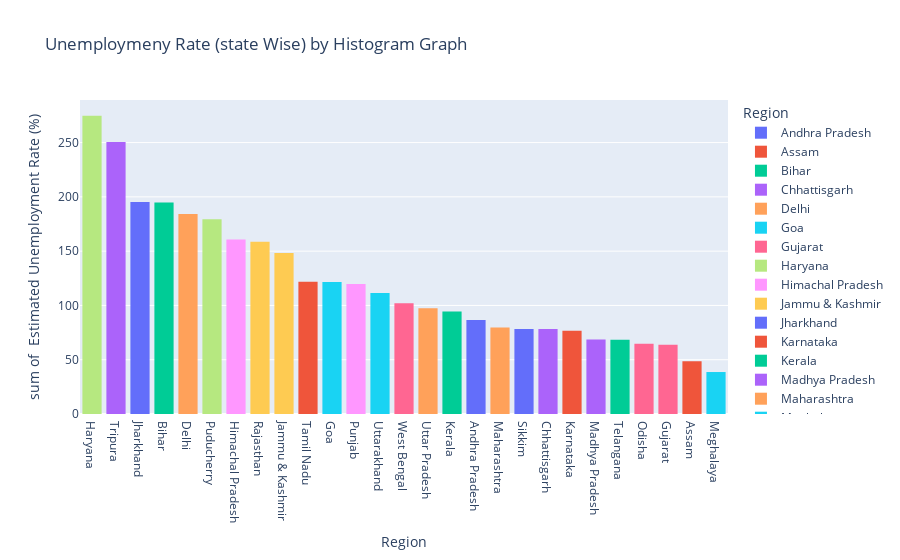

The code cell stored with this chart in its notebook:
### Code cell
fg = px.histogram(df,x='Region',y=' Estimated Unemployment Rate (%)',color='Region',
            title='Unemploymeny Rate (state Wise) by Histogram Graph',template='plotly')
fg.update_layout(xaxis={'categoryorder':'total descending'})
fg.show()

### Figure 1 — Plotly figure (JSON) as saved in the notebook; plotly's stock layout.template omitted (floating-point values rounded to 4 significant figures)
{"data": [{"alignmentgroup": "True", "bingroup": "x", "histfunc": "sum", "hovertemplate": "Region=%{x}<br>sum of  Estimated Unemployment Rate (%)=%{y}<extra></extra>", "legendgroup": "Andhra Pradesh", "marker": {"color": "#636efa", "pattern": {"shape": ""}}, "name": "Andhra Pradesh", "offsetgroup": "Andhra Pradesh", "orientation": "v", "showlegend": true, "type": "histogram", "x": ["Andhra Pradesh", "Andhra Pradesh", "Andhra Pradesh", "Andhra Pradesh", "Andhra Pradesh", "Andhra Pradesh", "Andhra Pradesh", "Andhra Pradesh", "Andhra Pradesh", "Andhra Pradesh"], "xaxis": "x", "y": [5.48, 5.83, 5.79, 20.51, 17.43, 3.31, 8.34, 6.96, 6.4, 6.59], "yaxis": "y"}, {"alignmentgroup": "True", "bingroup": "x", "histfunc": "sum", "hovertemplate": "Region=%{x}<br>sum of  Estimated Unemployment Rate (%)=%{y}<extra></extra>", "legendgroup": "Assam", "marker": {"color": "#EF553B", "pattern": {"shape": ""}}, "name": "Assam", "offsetgroup": "Assam", "orientation": "v", "showlegend": true, "type": "histogram", "x": ["Assam", "Assam", "Assam", "Assam", "Assam", "Assam", "Assam", "Assam", "Assam", "Assam"], "xaxis": "x", "y": [4.66, 4.41, 4.77, 11.06, 9.55, 0.6, 3.77, 5.53, 1.19, 3.02], "yaxis": "y"}, {"alignmentgroup": "True", "bingroup": "x", "histfunc": "sum", "hovertemplate": "Region=%{x}<br>sum of  Estimated Unemployment Rate (%)=%{y}<extra></extra>", "legendgroup": "Bihar", "marker": {"color": "#00cc96", "pattern": {"shape": ""}}, "name": "Bihar", "offsetgroup": "Bihar", "orientation": "v", "showlegend": true, "type": "histogram", "x": ["Bihar", "Bihar", "Bihar", "Bihar", "Bihar", "Bihar", "Bihar", "Bihar", "Bihar", "Bihar"], "xaxis": "x", "y": [10.61, 10.29, 15.43, 46.64, 45.96, 17.82, 12.79, 13.44, 11.91, 9.82], "yaxis": "y"}, {"alignmentgroup": "True", "bingroup": "x", "histfunc": "sum", "hovertemplate": "Region=%{x}<br>sum of  Estimated Unemployment Rate (%)=%{y}<extra></extra>", "legendgroup": "Chhattisgarh", "marker": {"color": "#ab63fa", "pattern": {"shape": ""}}, "name": "Chhattisgarh", "offsetgroup": "Chhattisgarh", "orientation": "v", "showlegend": true, "type": "histogram", "x": ["Chhattisgarh", "Chhattisgarh", "Chhattisgarh", "Chhattisgarh", "Chhattisgarh", "Chhattisgarh", "Chhattisgarh", "Chhattisgarh", "Chhattisgarh", "Chhattisgarh"], "xaxis": "x", "y": [9.65, 8.38, 7.54, 3.41, 10.5, 14.23, 10.27, 5.63, 1.96, 6.62], "yaxis": "y"}, {"alignmentgroup": "True", "bingroup": "x", "histfunc": "sum", "hovertemplate": "Region=%{x}<br>sum of  Estimated Unemployment Rate (%)=%{y}<extra></extra>", "legendgroup": "Delhi", "marker": {"color": "#FFA15A", "pattern": {"shape": ""}}, "name": "Delhi", "offsetgroup": "Delhi", "orientation": "v", "showlegend": true, "type": "histogram", "x": ["Delhi", "Delhi", "Delhi", "Delhi", "Delhi", "Delhi", "Delhi", "Delhi", "Delhi", "Delhi"], "xaxis": "x", "y": [22.23, 14.84, 17.04, 16.68, 42.27, 18.19, 20.3, 13.79, 12.53, 6.27], "yaxis": "y"}, {"alignmentgroup": "True", "bingroup": "x", "histfunc": "sum", "hovertemplate": "Region=%{x}<br>sum of  Estimated Unemployment Rate (%)=%{y}<extra></extra>", "legendgroup": "Goa", "marker": {"color": "#19d3f3", "pattern": {"shape": ""}}, "name": "Goa", "offsetgroup": "Goa", "orientation": "v", "showlegend": true, "type": "histogram", "x": ["Goa", "Goa", "Goa", "Goa", "Goa", "Goa", "Goa", "Goa", "Goa", "Goa"], "xaxis": "x", "y": [8.89, 2.81, 5.25, 13.31, 21.25, 9.96, 17.07, 16.21, 15.38, 11.54], "yaxis": "y"}, {"alignmentgroup": "True", "bingroup": "x", "histfunc": "sum", "hovertemplate": "Region=%{x}<br>sum of  Estimated Unemployment Rate (%)=%{y}<extra></extra>", "legendgroup": "Gujarat", "marker": {"color": "#FF6692", "pattern": {"shape": ""}}, "name": "Gujarat", "offsetgroup": "Gujarat", "orientation": "v", "showlegend": true, "type": "histogram", "x": ["Gujarat", "Gujarat", "Gujarat", "Gujarat", "Gujarat", "Gujarat", "Gujarat", "Gujarat", "Gujarat", "Gujarat"], "xaxis": "x", "y": [5.54, 6.38, 6.66, 18.71, 12.11, 3.2, 1.84, 1.87, 3.42, 4.03], "yaxis": "y"}, {"alignmentgroup": "True", "bingroup": "x", "histfunc": "sum", "hovertemplate": "Region=%{x}<br>sum of  Estimated Unemployment Rate (%)=%{y}<extra></extra>", "legendgroup": "Haryana", "marker": {"color": "#B6E880", "pattern": {"shape": ""}}, "name": "Haryana", "offsetgroup": "Haryana", "orientation": "v", "showlegend": true, "type": "histogram", "x": ["Haryana", "Haryana", "Haryana", "Haryana", "Haryana", "Haryana", "Haryana", "Haryana", "Haryana", "Haryana"], "xaxis": "x", "y": [20.34, 25.77, 25.05, 43.22, 29.02, 26.7, 24.18, 33.5, 19.68, 27.31], "yaxis": "y"}, {"alignmentgroup": "True", "bingroup": "x", "histfunc": "sum", "hovertemplate": "Region=%{x}<br>sum of  Estimated Unemployment Rate (%)=%{y}<extra></extra>", "legendgroup": "Himachal Pradesh", "marker": {"color": "#FF97FF", "pattern": {"shape": ""}}, "name": "Himachal Pradesh", "offsetgroup": "Himachal Pradesh", "orientation": "v", "showlegend": true, "type": "histogram", "x": ["Himachal Pradesh", "Himachal Pradesh", "Himachal Pradesh", "Himachal Pradesh", "Himachal Pradesh", "Himachal Pradesh", "Himachal Pradesh", "Himachal Pradesh", "Himachal Pradesh", "Himachal Pradesh"], "xaxis": "x", "y": [16.83, 16.84, 18.76, 2.2, 26.95, 13.47, 24.31, 15.79, 12.04, 13.46], "yaxis": "y"}, {"alignmentgroup": "True", "bingroup": "x", "histfunc": "sum", "hovertemplate": "Region=%{x}<br>sum of  Estimated Unemployment Rate (%)=%{y}<extra></extra>", "legendgroup": "Jammu & Kashmir", "marker": {"color": "#FECB52", "pattern": {"shape": ""}}, "name": "Jammu & Kashmir", "offsetgroup": "Jammu & Kashmir", "orientation": "v", "showlegend": true, "type": "histogram", "x": ["Jammu & Kashmir", "Jammu & Kashmir", "Jammu & Kashmir", "Jammu & Kashmir", "Jammu & Kashmir", "Jammu & Kashmir", "Jammu & Kashmir", "Jammu & Kashmir", "Jammu & Kashmir"], "xaxis": "x", "y": [21.08, 20.78, 15.5, 18.74, 17.92, 10.88, 11.09, 16.17, 16.14], "yaxis": "y"}, {"alignmentgroup": "True", "bingroup": "x", "histfunc": "sum", "hovertemplate": "Region=%{x}<br>sum of  Estimated Unemployment Rate (%)=%{y}<extra></extra>", "legendgroup": "Jharkhand", "marker": {"color": "#636efa", "pattern": {"shape": ""}}, "name": "Jharkhand", "offsetgroup": "Jharkhand", "orientation": "v", "showlegend": true, "type": "histogram", "x": ["Jharkhand", "Jharkhand", "Jharkhand", "Jharkhand", "Jharkhand", "Jharkhand", "Jharkhand", "Jharkhand", "Jharkhand", "Jharkhand"], "xaxis": "x", "y": [10.61, 11.85, 8.23, 47.09, 59.23, 20.95, 7.63, 9.76, 8.24, 11.8], "yaxis": "y"}, {"alignmentgroup": "True", "bingroup": "x", "histfunc": "sum", "hovertemplate": "Region=%{x}<br>sum of  Estimated Unemployment Rate (%)=%{y}<extra></extra>", "legendgroup": "Karnataka", "marker": {"color": "#EF553B", "pattern": {"shape": ""}}, "name": "Karnataka", "offsetgroup": "Karnataka", "orientation": "v", "showlegend": true, "type": "histogram", "x": ["Karnataka", "Karnataka", "Karnataka", "Karnataka", "Karnataka", "Karnataka", "Karnataka", "Karnataka", "Karnataka", "Karnataka"], "xaxis": "x", "y": [2.86, 3.61, 3.46, 29.84, 19.97, 8.44, 4.01, 0.5, 2.41, 1.58], "yaxis": "y"}, {"alignmentgroup": "True", "bingroup": "x", "histfunc": "sum", "hovertemplate": "Region=%{x}<br>sum of  Estimated Unemployment Rate (%)=%{y}<extra></extra>", "legendgroup": "Kerala", "marker": {"color": "#00cc96", "pattern": {"shape": ""}}, "name": "Kerala", "offsetgroup": "Kerala", "orientation": "v", "showlegend": true, "type": "histogram", "x": ["Kerala", "Kerala", "Kerala", "Kerala", "Kerala", "Kerala", "Kerala", "Kerala", "Kerala", "Kerala"], "xaxis": "x", "y": [5.31, 7.6, 8.99, 16.99, 17.88, 9.71, 7.09, 10.98, 5.91, 3.88], "yaxis": "y"}, {"alignmentgroup": "True", "bingroup": "x", "histfunc": "sum", "hovertemplate": "Region=%{x}<br>sum of  Estimated Unemployment Rate (%)=%{y}<extra></extra>", "legendgroup": "Madhya Pradesh", "marker": {"color": "#ab63fa", "pattern": {"shape": ""}}, "name": "Madhya Pradesh", "offsetgroup": "Madhya Pradesh", "orientation": "v", "showlegend": true, "type": "histogram", "x": ["Madhya Pradesh", "Madhya Pradesh", "Madhya Pradesh", "Madhya Pradesh", "Madhya Pradesh", "Madhya Pradesh", "Madhya Pradesh", "Madhya Pradesh", "Madhya Pradesh", "Madhya Pradesh"], "xaxis": "x", "y": [4.11, 4.57, 2.22, 12.36, 21.98, 6.48, 5.08, 4.7, 3.91, 3.13], "yaxis": "y"}, {"alignmentgroup": "True", "bingroup": "x", "histfunc": "sum", "hovertemplate": "Region=%{x}<br>sum of  Estimated Unemployment Rate (%)=%{y}<extra></extra>", "legendgroup": "Maharashtra", "marker": {"color": "#FFA15A", "pattern": {"shape": ""}}, "name": "Maharashtra", "offsetgroup": "Maharashtra", "orientation": "v", "showlegend": true, "type": "histogram", "x": ["Maharashtra", "Maharashtra", "Maharashtra", "Maharashtra", "Maharashtra", "Maharashtra", "Maharashtra", "Maharashtra", "Maharashtra", "Maharashtra"], "xaxis": "x", "y": [4.95, 4.69, 5.79, 20.9, 15.46, 9.23, 3.89, 6.23, 4.55, 4.1], "yaxis": "y"}, {"alignmentgroup": "True", "bingroup": "x", "histfunc": "sum", "hovertemplate": "Region=%{x}<br>sum of  Estimated Unemployment Rate (%)=%{y}<extra></extra>", "legendgroup": "Meghalaya", "marker": {"color": "#19d3f3", "pattern": {"shape": ""}}, "name": "Meghalaya", "offsetgroup": "Meghalaya", "orientation": "v", "showlegend": true, "type": "histogram", "x": ["Meghalaya", "Meghalaya", "Meghalaya", "Meghalaya", "Meghalaya", "Meghalaya", "Meghalaya", "Meghalaya", "Meghalaya", "Meghalaya"], "xaxis": "x", "y": [1.66, 3.59, 1.58, 10.03, 5.92, 1.15, 2.1, 3.74, 4.29, 4.6], "yaxis": "y"}, {"alignmentgroup": "True", "bingroup": "x", "histfunc": "sum", "hovertemplate": "Region=%{x}<br>sum of  Estimated Unemployment Rate (%)=%{y}<extra></extra>", "legendgroup": "Odisha", "marker": {"color": "#FF6692", "pattern": {"shape": ""}}, "name": "Odisha", "offsetgroup": "Odisha", "orientation": "v", "showlegend": true, "type": "histogram", "x": ["Odisha", "Odisha", "Odisha", "Odisha", "Odisha", "Odisha", "Odisha", "Odisha", "Odisha", "Odisha"], "xaxis": "x", "y": [1.9, 3.12, 13.08, 23.76, 11.41, 3.77, 1.88, 1.42, 2.1, 2.18], "yaxis": "y"}, {"alignmentgroup": "True", "bingroup": "x", "histfunc": "sum", "hovertemplate": "Region=%{x}<br>sum of  Estimated Unemployment Rate (%)=%{y}<extra></extra>", "legendgroup": "Puducherry", "marker": {"color": "#B6E880", "pattern": {"shape": ""}}, "name": "Puducherry", "offsetgroup": "Puducherry", "orientation": "v", "showlegend": true, "type": "histogram", "x": ["Puducherry", "Puducherry", "Puducherry", "Puducherry", "Puducherry", "Puducherry", "Puducherry", "Puducherry", "Puducherry", "Puducherry"], "xaxis": "x", "y": [0.58, 1.76, 1.2, 75.85, 58.19, 4.24, 15.47, 5.05, 10.9, 6.18], "yaxis": "y"}, {"alignmentgroup": "True", "bingroup": "x", "histfunc": "sum", "hovertemplate": "Region=%{x}<br>sum of  Estimated Unemployment Rate (%)=%{y}<extra></extra>", "legendgroup": "Punjab", "marker": {"color": "#FF97FF", "pattern": {"shape": ""}}, "name": "Punjab", "offsetgroup": "Punjab", "orientation": "v", "showlegend": true, "type": "histogram", "x": ["Punjab", "Punjab", "Punjab", "Punjab", "Punjab", "Punjab", "Punjab", "Punjab", "Punjab", "Punjab"], "xaxis": "x", "y": [11.11, 10.97, 10.32, 2.86, 28.33, 16.55, 9.19, 10.99, 9.61, 9.88], "yaxis": "y"}, {"alignmentgroup": "True", "bingroup": "x", "histfunc": "sum", "hovertemplate": "Region=%{x}<br>sum of  Estimated Unemployment Rate (%)=%{y}<extra></extra>", "legendgroup": "Rajasthan", "marker": {"color": "#FECB52", "pattern": {"shape": ""}}, "name": "Rajasthan", "offsetgroup": "Rajasthan", "orientation": "v", "showlegend": true, "type": "histogram", "x": ["Rajasthan", "Rajasthan", "Rajasthan", "Rajasthan", "Rajasthan", "Rajasthan", "Rajasthan", "Rajasthan", "Rajasthan", "Rajasthan"], "xaxis": "x", "y": [10.97, 15.16, 11.9, 17.7, 15.74, 14.39, 15.81, 17.51, 15.35, 24.15], "yaxis": "y"}, {"alignmentgroup": "True", "bingroup": "x", "histfunc": "sum", "hovertemplate": "Region=%{x}<br>sum of  Estimated Unemployment Rate (%)=%{y}<extra></extra>", "legendgroup": "Sikkim", "marker": {"color": "#636efa", "pattern": {"shape": ""}}, "name": "Sikkim", "offsetgroup": "Sikkim", "orientation": "v", "showlegend": true, "type": "histogram", "x": ["Sikkim", "Sikkim", "Sikkim", "Sikkim", "Sikkim", "Sikkim", "Sikkim", "Sikkim"], "xaxis": "x", "y": [23.57, 2.28, 24.51, 4.46, 4.45, 12.49, 5.7, 0.88], "yaxis": "y"}, {"alignmentgroup": "True", "bingroup": "x", "histfunc": "sum", "hovertemplate": "Region=%{x}<br>sum of  Estimated Unemployment Rate (%)=%{y}<extra></extra>", "legendgroup": "Tamil Nadu", "marker": {"color": "#EF553B", "pattern": {"shape": ""}}, "name": "Tamil Nadu", "offsetgroup": "Tamil Nadu", "orientation": "v", "showlegend": true, "type": "histogram", "x": ["Tamil Nadu", "Tamil Nadu", "Tamil Nadu", "Tamil Nadu", "Tamil Nadu", "Tamil Nadu", "Tamil Nadu", "Tamil Nadu", "Tamil Nadu", "Tamil Nadu"], "xaxis": "x", "y": [1.57, 2.09, 6.4, 49.83, 33.16, 12.2, 6.81, 2.65, 5, 2.16], "yaxis": "y"}, {"alignmentgroup": "True", "bingroup": "x", "histfunc": "sum", "hovertemplate": "Region=%{x}<br>sum of  Estimated Unemployment Rate (%)=%{y}<extra></extra>", "legendgroup": "Telangana", "marker": {"color": "#00cc96", "pattern": {"shape": ""}}, "name": "Telangana", "offsetgroup": "Telangana", "orientation": "v", "showlegend": true, "type": "histogram", "x": ["Telangana", "Telangana", "Telangana", "Telangana", "Telangana", "Telangana", "Telangana", "Telangana", "Telangana", "Telangana"], "xaxis": "x", "y": [5.49, 8.29, 5.77, 6.25, 14.7, 10.55, 5.36, 5.79, 3.27, 2.86], "yaxis": "y"}, {"alignmentgroup": "True", "bingroup": "x", "histfunc": "sum", "hovertemplate": "Region=%{x}<br>sum of  Estimated Unemployment Rate (%)=%{y}<extra></extra>", "legendgroup": "Tripura", "marker": {"color": "#ab63fa", "pattern": {"shape": ""}}, "name": "Tripura", "offsetgroup": "Tripura", "orientation": "v", "showlegend": true, "type": "histogram", "x": ["Tripura", "Tripura", "Tripura", "Tripura", "Tripura", "Tripura", "Tripura", "Tripura", "Tripura", "Tripura"], "xaxis": "x", "y": [32.67, 28.4, 29.95, 41.23, 21.51, 21.71, 18.24, 27.92, 17.35, 11.57], "yaxis": "y"}, {"alignmentgroup": "True", "bingroup": "x", "histfunc": "sum", "hovertemplate": "Region=%{x}<br>sum of  Estimated Unemployment Rate (%)=%{y}<extra></extra>", "legendgroup": "Uttar Pradesh", "marker": {"color": "#FFA15A", "pattern": {"shape": ""}}, "name": "Uttar Pradesh", "offsetgroup": "Uttar Pradesh", "orientation": "v", "showlegend": true, "type": "histogram", "x": ["Uttar Pradesh", "Uttar Pradesh", "Uttar Pradesh", "Uttar Pradesh", "Uttar Pradesh", "Uttar Pradesh", "Uttar Pradesh", "Uttar Pradesh", "Uttar Pradesh", "Uttar Pradesh"], "xaxis": "x", "y": [7.58, 8.98, 10.11, 21.54, 20.41, 9.47, 5.56, 5.79, 4.18, 3.75], "yaxis": "y"}, {"alignmentgroup": "True", "bingroup": "x", "histfunc": "sum", "hovertemplate": "Region=%{x}<br>sum of  Estimated Unemployment Rate (%)=%{y}<extra></extra>", "legendgroup": "Uttarakhand", "marker": {"color": "#19d3f3", "pattern": {"shape": ""}}, "name": "Uttarakhand", "offsetgroup": "Uttarakhand", "orientation": "v", "showlegend": true, "type": "histogram", "x": ["Uttarakhand", "Uttarakhand", "Uttarakhand", "Uttarakhand", "Uttarakhand", "Uttarakhand", "Uttarakhand", "Uttarakhand", "Uttarakhand", "Uttarakhand"], "xaxis": "x", "y": [5.49, 4.99, 19.85, 6.48, 8.01, 8.61, 12.38, 14.26, 22.26, 9.23], "yaxis": "y"}, {"alignmentgroup": "True", "bingroup": "x", "histfunc": "sum", "hovertemplate": "Region=%{x}<br>sum of  Estimated Unemployment Rate (%)=%{y}<extra></extra>", "legendgroup": "West Bengal", "marker": {"color": "#FF6692", "pattern": {"shape": ""}}, "name": "West Bengal", "offsetgroup": "West Bengal", "orientation": "v", "showlegend": true, "type": "histogram", "x": ["West Bengal", "West Bengal", "West Bengal", "West Bengal", "West Bengal", "West Bengal", "West Bengal", "West Bengal", "West Bengal", "West Bengal"], "xaxis": "x", "y": [6.94, 4.92, 6.92, 17.41, 17.41, 7.29, 6.83, 14.87, 9.35, 9.98], "yaxis": "y"}], "layout": {"barmode": "relative", "legend": {"title": {"text": "Region"}, "tracegroupgap": 0}, "title": {"text": "Unemploymeny Rate (state Wise) by Histogram Graph"}, "xaxis": {"anchor": "y", "categoryarray": ["Andhra Pradesh", "Assam", "Bihar", "Chhattisgarh", "Delhi", "Goa", "Gujarat", "Haryana", "Himachal Pradesh", "Jammu & Kashmir", "Jharkhand", "Karnataka", "Kerala", "Madhya Pradesh", "Maharashtra", "Meghalaya", "Odisha", "Puducherry", "Punjab", "Rajasthan", "Sikkim", "Tamil Nadu", "Telangana", "Tripura", "Uttar Pradesh", "Uttarakhand", "West Bengal"], "categoryorder": "total descending", "domain": [0, 1], "title": {"text": "Region"}}, "yaxis": {"anchor": "x", "domain": [0, 1], "title": {"text": "sum of  Estimated Unemployment Rate (%)"}}}}
